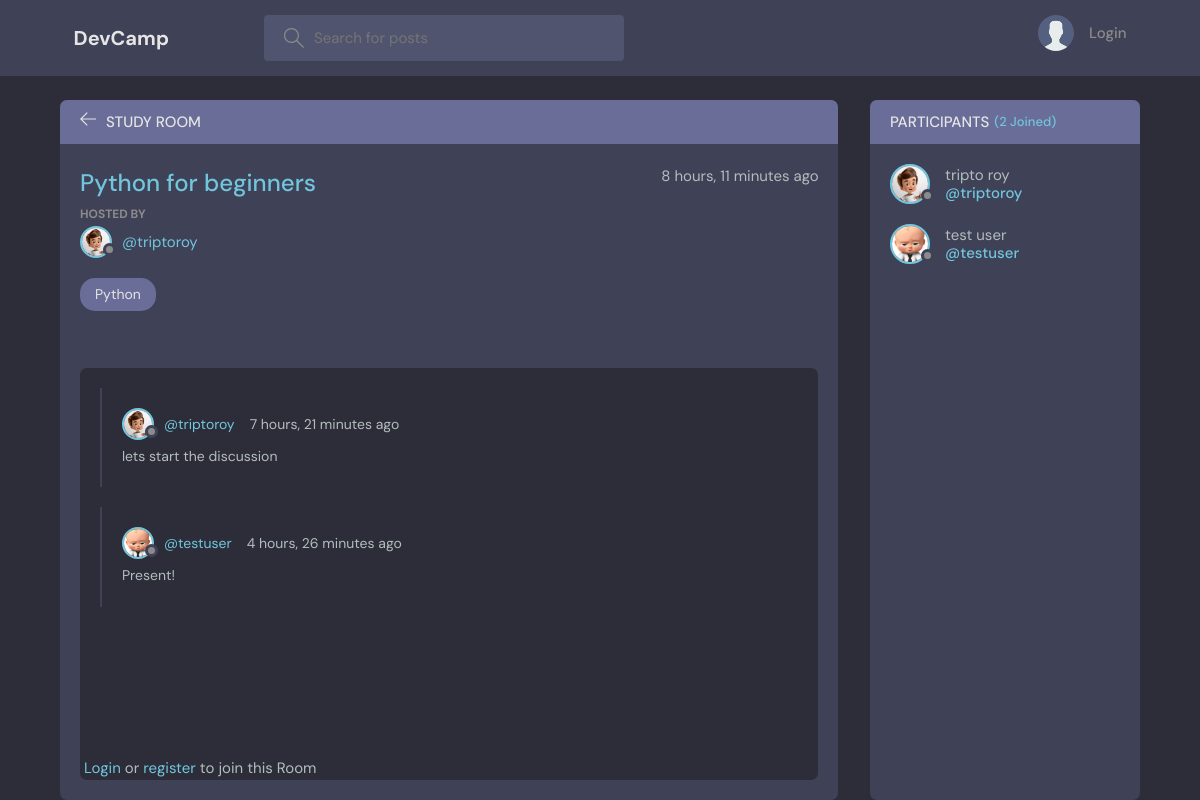
/room/25/, run on the app's committed database.
### base/models.py (models this page shows, shortened)
class Room(models.Model):
    host = models.ForeignKey(User, on_delete=models.SET_NULL, null=True)
    topic = models.ForeignKey(Topic, on_delete=models.SET_NULL, null=True)
    name = models.CharField(max_length=200)
    description = models.TextField(null=True, blank=True)
    participants = models.ManyToManyField(
        User, related_name='participants', blank=True)
    updated = models.DateTimeField(auto_now=True)
    created = models.DateTimeField(auto_now_add=True)
    class Meta:
        ordering = ['-updated', '-created']

class User(AbstractUser):
    name = models.CharField(max_length=200, null=True)
    username = models.CharField(unique=True, max_length=200, null=True)
    email = models.EmailField(unique=True, null=True)
    bio = models.TextField(null=True)
    avatar = models.ImageField(null=True, default="avatar.svg")
    USERNAME_FIELD = 'username'
    REQUIRED_FIELDS = []

class Topic(models.Model):
    name = models.CharField(max_length=200)
    def __str__(self):
        return self.name

class Message(models.Model):
    user = models.ForeignKey(User, on_delete=models.CASCADE)
    room = models.ForeignKey(Room, on_delete=models.CASCADE)
    body = models.TextField()
    updated = models.DateTimeField(auto_now=True)
    created = models.DateTimeField(auto_now_add=True)
    class Meta:
        ordering = ['updated', 'created']

### base/views.py (the view, shortened to what this page needs)
# urls.py: path('room/<str:pk>/', views.room, name="room"),
def room(request, pk):
    room = Room.objects.get(id=pk)
    room_messages = room.message_set.all()
    participants = room.participants.all()
    context = {'room': room, 'room_messages': room_messages,
               'participants': participants}
    return render(request, 'base/room.html', context)

### base/templates/base/room.html (shortened to what this page needs)
{% extends 'main.html' %}
{% block content %}
<main class="profile-page layout layout--2">
  <div class="container">
    <div class="room">
      <div class="room__top">
        <div class="room__topLeft">
          <a href="{% url 'home' %}">
            <svg version="1.1" xmlns="http://www.w3.org/2000/svg" width="32" height="32" viewBox="0 0 32 32">
              <title>arrow-left</title>
              <path
                d="M13.723 2.286l-13.723 13.714 13.719 13.714 1.616-1.611-10.96-10.96h27.625v-2.286h-27.625l10.965-10.965-1.616-1.607z">
              </path>
            </svg>
          </a>
          <h3>Study Room</h3>
        </div>
      </div>
      <div class="room__box scroll">
        <div class="room__header scroll">
          <div class="room__info">
            <h3>{{room.name}}</h3>
            <span>{{room.created|timesince}} ago</span>
          </div>
          <div class="room__hosted">
            <p>Hosted By</p>
            <a href="{% url 'user-profile' room.host.id %}" class="room__author">
              <div class="avatar avatar--small">
                <img src="{{room.host.avatar.url}}" />
              </div>
              <span>@{{room.host.username}}</span>
            </a>
          </div>
          <span class="room__topics">{{room.topic}}</span>
        </div>
        <div class="room__conversation">
          <div class="threads scroll">
            {% for message in room_messages %}
            <div class="thread">
              <div class="thread__top">
                <div class="thread__author">
                  <a href="{% url 'user-profile' message.user.id %}" class="thread__authorInfo">
                    <div class="avatar avatar--small">
                      <img src="{{message.user.avatar.url}}" />
                    </div>
                    <span>@{{message.user.username}}</span>
                  </a>
                  <span class="thread__date">{{message.created|timesince}} ago</span>
                </div>
              </div>
              <div class="thread__details">
                {{message.body}}
              </div>
            </div>
            {% endfor %}
          </div>
        </div>
      </div>
      {% if request.user.is_authenticated %}
      <div class="room__message">
        <form action="" method="POST">
          {% csrf_token %}
          <input name="body" placeholder="Write your message here..." />
        </form>
      </div>
      {% else %}
      <div class="room__message">
        <p><span>&nbsp</span><a href="{% url 'login' %}">Login</a> or <a href="{% url 'register' %}">register</a> to join this Room</p>
      </div>
      {% endif %}
    </div>
    <div class="participants">
      <h3 class="participants__top">Participants <span>({{participants.count}} Joined)</span></h3>
      <div class="participants__list scroll">
        {% for user in participants %}
        <a href="{%  url 'user-profile' user.id %}" class="participant">
          <div class="avatar avatar--medium">
            <img src="{{user.avatar.url}}" />
          </div>
          <p>
            {{user.name}}
            <span>@{{user.username}}</span>
          </p>
        </a>
        {% endfor %}
      </div>
    </div>
  </div>
</main>
{% endblock content %}

### data on the page
Room: name "Python for beginners", created "8 hours, 11 minutes", host.avatar (picture), host.username "triptoroy", topic "Python"
Message: user.avatar (picture), user.username "triptoroy", created "7 hours, 21 minutes", body "lets start the discussion"
Message: user.avatar (picture), user.username "testuser", created "4 hours, 26 minutes", body "Present!"
User: avatar (picture), name "tripto roy", username "triptoroy"
User: avatar (picture), name "test user", username "testuser"

### other printed values
{{ participants.count }} "2"
